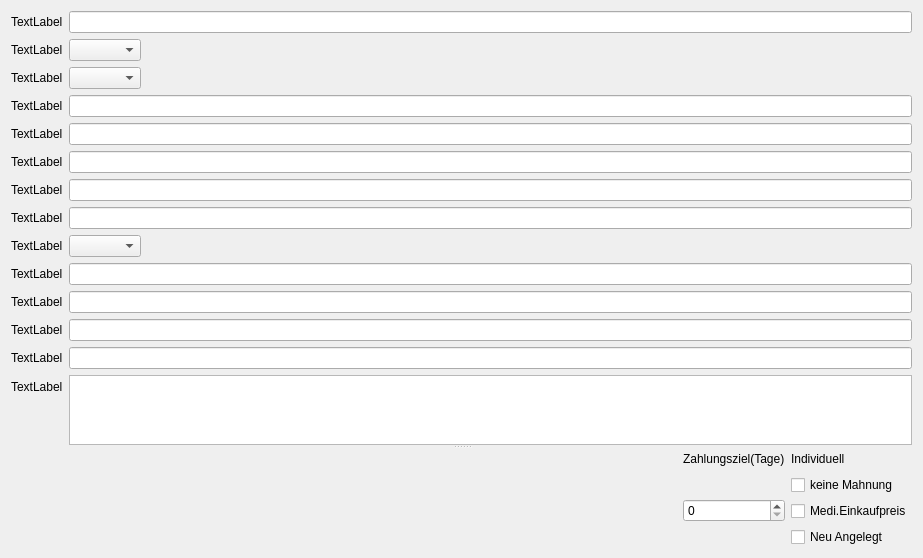
<?xml version="1.0" encoding="UTF-8"?>
<ui version="4.0">
 <class>Form</class>
 <widget class="QWidget" name="Form">
  <property name="geometry">
   <rect>
    <x>0</x>
    <y>0</y>
    <width>923</width>
    <height>527</height>
   </rect>
  </property>
  <property name="windowTitle">
   <string>Form</string>
  </property>
  <layout class="QVBoxLayout" name="verticalLayout">
   <item>
    <widget class="QSplitter" name="splitter">
     <property name="orientation">
      <enum>Qt::Vertical</enum>
     </property>
     <widget class="QWidget" name="layoutWidget">
      <layout class="QFormLayout" name="formLayout_2">
       <property name="fieldGrowthPolicy">
        <enum>QFormLayout::ExpandingFieldsGrow</enum>
       </property>
       <property name="labelAlignment">
        <set>Qt::AlignLeading|Qt::AlignLeft|Qt::AlignVCenter</set>
       </property>
       <property name="formAlignment">
        <set>Qt::AlignLeading|Qt::AlignLeft|Qt::AlignTop</set>
       </property>
       <item row="0" column="0">
        <widget class="QLabel" name="la_0">
         <property name="text">
          <string>TextLabel</string>
         </property>
        </widget>
       </item>
       <item row="0" column="1">
        <widget class="QLineEdit" name="Edit_0"/>
       </item>
       <item row="1" column="0">
        <widget class="QLabel" name="la_1">
         <property name="text">
          <string>TextLabel</string>
         </property>
        </widget>
       </item>
       <item row="1" column="1">
        <widget class="QComboBox" name="Edit_1"/>
       </item>
       <item row="2" column="0">
        <widget class="QLabel" name="la_2">
         <property name="text">
          <string>TextLabel</string>
         </property>
        </widget>
       </item>
       <item row="2" column="1">
        <widget class="QComboBox" name="Edit_2"/>
       </item>
       <item row="3" column="0">
        <widget class="QLabel" name="la_3">
         <property name="text">
          <string>TextLabel</string>
         </property>
        </widget>
       </item>
       <item row="3" column="1">
        <widget class="QLineEdit" name="Edit_3"/>
       </item>
       <item row="4" column="1">
        <widget class="QLineEdit" name="Edit_4"/>
       </item>
       <item row="5" column="1">
        <widget class="QLineEdit" name="Edit_5"/>
       </item>
       <item row="6" column="1">
        <widget class="QLineEdit" name="Edit_6"/>
       </item>
       <item row="7" column="1">
        <widget class="QLineEdit" name="Edit_7"/>
       </item>
       <item row="8" column="1">
        <widget class="QComboBox" name="Edit_8"/>
       </item>
       <item row="9" column="1">
        <widget class="QLineEdit" name="Edit_9"/>
       </item>
       <item row="10" column="1">
        <widget class="QLineEdit" name="Edit_10"/>
       </item>
       <item row="11" column="1">
        <widget class="QLineEdit" name="Edit_11"/>
       </item>
       <item row="12" column="1">
        <widget class="QLineEdit" name="Edit_12"/>
       </item>
       <item row="13" column="1">
        <widget class="QPlainTextEdit" name="Edit_13"/>
       </item>
       <item row="4" column="0">
        <widget class="QLabel" name="la_4">
         <property name="text">
          <string>TextLabel</string>
         </property>
        </widget>
       </item>
       <item row="5" column="0">
        <widget class="QLabel" name="la_5">
         <property name="text">
          <string>TextLabel</string>
         </property>
        </widget>
       </item>
       <item row="6" column="0">
        <widget class="QLabel" name="la_6">
         <property name="text">
          <string>TextLabel</string>
         </property>
        </widget>
       </item>
       <item row="7" column="0">
        <widget class="QLabel" name="la_7">
         <property name="text">
          <string>TextLabel</string>
         </property>
        </widget>
       </item>
       <item row="8" column="0">
        <widget class="QLabel" name="la_8">
         <property name="text">
          <string>TextLabel</string>
         </property>
        </widget>
       </item>
       <item row="9" column="0">
        <widget class="QLabel" name="la_9">
         <property name="text">
          <string>TextLabel</string>
         </property>
        </widget>
       </item>
       <item row="10" column="0">
        <widget class="QLabel" name="la_10">
         <property name="text">
          <string>TextLabel</string>
         </property>
        </widget>
       </item>
       <item row="11" column="0">
        <widget class="QLabel" name="la_11">
         <property name="text">
          <string>TextLabel</string>
         </property>
        </widget>
       </item>
       <item row="12" column="0">
        <widget class="QLabel" name="la_12">
         <property name="text">
          <string>TextLabel</string>
         </property>
        </widget>
       </item>
       <item row="13" column="0">
        <widget class="QLabel" name="la_13">
         <property name="text">
          <string>TextLabel</string>
         </property>
        </widget>
       </item>
      </layout>
     </widget>
     <widget class="QWidget" name="layoutWidget_2">
      <layout class="QGridLayout" name="gridLayout_2">
       <item row="0" column="4">
        <widget class="QLabel" name="la_ind">
         <property name="text">
          <string>Individuell</string>
         </property>
        </widget>
       </item>
       <item row="0" column="2">
        <widget class="QLabel" name="la_18">
         <property name="text">
          <string>Zahlungsziel(Tage)</string>
         </property>
        </widget>
       </item>
       <item row="1" column="2">
        <widget class="QSpinBox" name="SB_18"/>
       </item>
       <item row="1" column="4">
        <layout class="QVBoxLayout" name="verticalLayout_3">
         <item>
          <widget class="QCheckBox" name="ch_15">
           <property name="text">
            <string>keine Mahnung</string>
           </property>
          </widget>
         </item>
         <item>
          <widget class="QCheckBox" name="ch_16">
           <property name="text">
            <string>Medi.Einkaufpreis</string>
           </property>
          </widget>
         </item>
         <item>
          <widget class="QCheckBox" name="ch_17">
           <property name="text">
            <string>Neu Angelegt</string>
           </property>
          </widget>
         </item>
        </layout>
       </item>
       <item row="0" column="1">
        <spacer name="horizontalSpacer">
         <property name="orientation">
          <enum>Qt::Horizontal</enum>
         </property>
         <property name="sizeHint" stdset="0">
          <size>
           <width>40</width>
           <height>20</height>
          </size>
         </property>
        </spacer>
       </item>
       <item row="1" column="1">
        <spacer name="verticalSpacer">
         <property name="orientation">
          <enum>Qt::Vertical</enum>
         </property>
         <property name="sizeHint" stdset="0">
          <size>
           <width>20</width>
           <height>40</height>
          </size>
         </property>
        </spacer>
       </item>
      </layout>
     </widget>
    </widget>
   </item>
  </layout>
 </widget>
 <resources/>
 <connections/>
</ui>
